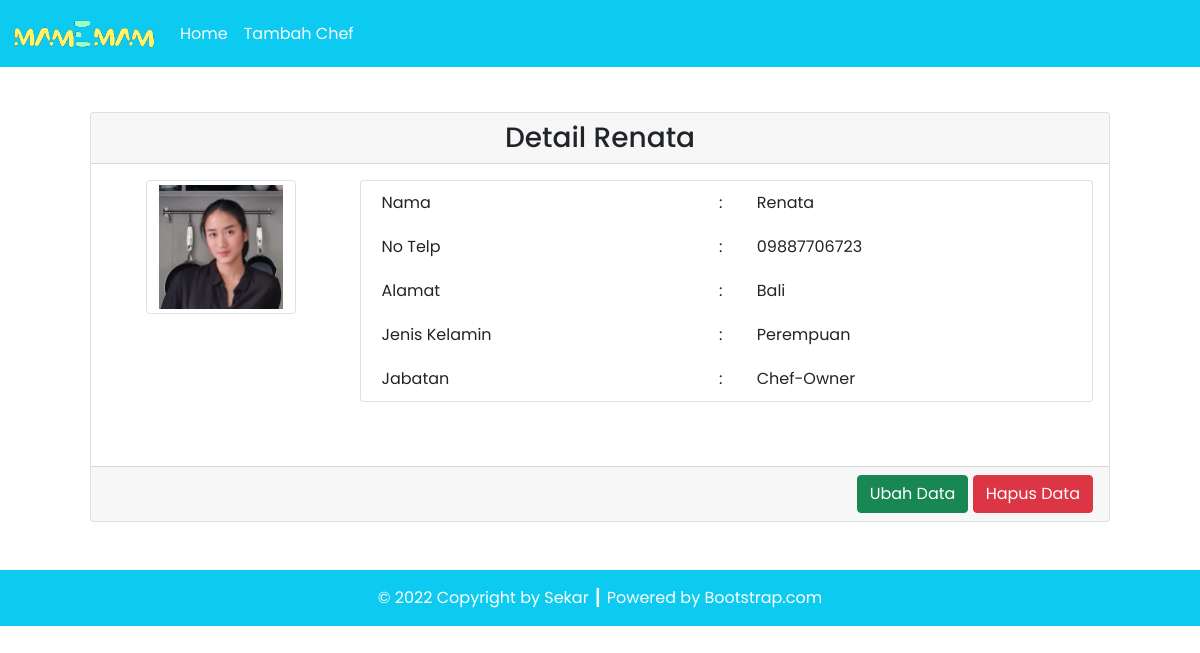
/dpbo_tp3/detail.php?id=1, run on the app's committed database.
### tables this page shows
CREATE TABLE `chef` (
  `id_chef` int(11) NOT NULL AUTO_INCREMENT,
  `nama_chef` varchar(50) NOT NULL,
  `no_telp_chef` varchar(14) NOT NULL,
  `alamat_chef` varchar(50) NOT NULL,
  `jenis_kelamin_chef` varchar(11) NOT NULL,
  `foto_chef` varchar(100) NOT NULL,
  `id_jabatan` int(11) DEFAULT NULL,
  PRIMARY KEY (`id_chef`),
  KEY `fk_chefjabatan` (`id_jabatan`),
  CONSTRAINT `fk_chefjabatan` FOREIGN KEY (`id_jabatan`) REFERENCES `jabatan` (`id_jabatan`) ON DELETE NO ACTION ON UPDATE NO ACTION
);

CREATE TABLE `jabatan` (
  `id_jabatan` int(11) NOT NULL AUTO_INCREMENT,
  `nama_jabatan` char(255) DEFAULT NULL,
  PRIMARY KEY (`id_jabatan`)
);

### dpbo_tp3/config/db.php (called while the page is built)
<?php
$DB_HOST = "localhost";
$DB_USERNAME = "root";
$DB_PASSWORD = "";
$DB_NAME = "db_restoran";

### dpbo_tp3/classes/DB.php (called while the page is built, shortened)
<?php
class DB
{
    private $hostname;
    private $username;
    private $password;
    private $dbname;
    private $conn;
    private $result;
    function __construct($hostname, $username, $password, $dbname)
    {
        $this->hostname = $hostname;
        $this->username = $username;
        $this->password = $password;
        $this->dbname = $dbname;
    }
    function open()
    {
        $this->conn = mysqli_connect($this->hostname, $this->username, $this->password, $this->dbname);
    }
    function execute($query)
    {
        $this->result = mysqli_query($this->conn, $query);
    }
    function getResult()
    {
        return mysqli_fetch_array($this->result);
    }
}

### dpbo_tp3/classes/Chef.php (called while the page is built, shortened)
<?php
class Chef extends DB
{
    function getChefById($id)
    {
        $query = "SELECT * FROM chef JOIN jabatan ON chef.id_jabatan=jabatan.id_jabatan WHERE id_chef=$id";
        return $this->execute($query);
    }
}

### dpbo_tp3/detail.php (the view, shortened to what this page needs)
<?php
include('config/db.php');
include('classes/DB.php');
include('classes/Jabatan.php');
include('classes/Chef.php');
$chef = new Chef($DB_HOST, $DB_USERNAME, $DB_PASSWORD, $DB_NAME);
$chef->open();
$data = nulL;
if (isset($_GET['id'])) {
    $id = $_GET['id'];
    if ($id > 0) {
        $chef->getChefById($id);
        $row = $chef->getResult();
        $data .= '<div class="card-header text-center">
        <h3 class="my-0">Detail ' . $row['nama_chef'] . '</h3>
        </div>
        <div class="card-body text-end">
            <div class="row mb-5">
                <div class="col-3">
                    <div class="row justify-content-center">
                        <img src="assets/images/chefs/' . $row['foto_chef'] . '" class="img-thumbnail" alt="' . $row['foto_chef'] . '" width="60">
                        </div>
                    </div>
                    <div class="col-9">
                        <div class="card px-3">
                            <table border="0" class="text-start">
                                <tr>
                                    <td>Nama</td>
                                    <td>:</td>
                                    <td>' . $row['nama_chef'] . '</td>
                                </tr>
                                <tr>
                                    <td>No Telp</td>
                                    <td>:</td>
                                    <td>' . $row['no_telp_chef'] . '</td>
                                </tr>
                                <tr>
                                    <td>Alamat</td>
                                    <td>:</td>
                                    <td>' . $row['alamat_chef'] . '</td>
                                </tr>
                                <tr>
                                    <td>Jenis Kelamin</td>
                                    <td>:</td>
                                    <td>' . $row['jenis_kelamin_chef'] . '</td>
                                </tr>
                                <tr>
                                    <td>Jabatan</td>
                                    <td>:</td>
                                    <td>' . $row['nama_jabatan'] . '</td>
                                </tr>
                            </table>
                        </div>
                    </div>
                </div>
            </div>
            <div class="card-footer text-end">
                <a href="UpdateChef.php?id=' . $id . '"><button type="button" class="btn btn-success text-white">Ubah Data</button></a>
                <a href="detail.php?hapus=' . $id . '"><button type="button" class="btn btn-danger">Hapus Data</button></a>
            </div>';
    }
}

### data on the page
chef: nama_chef "Renata", foto_chef (picture), no_telp_chef "09887706723", alamat_chef "Bali", jenis_kelamin_chef "Perempuan", id_jabatan.nama_jabatan "Chef-Owner"

### other printed values
$this->content "Home Tambah Chef © 2022 Copyright by Sekar ┃ Powered by Bootstrap.com"
